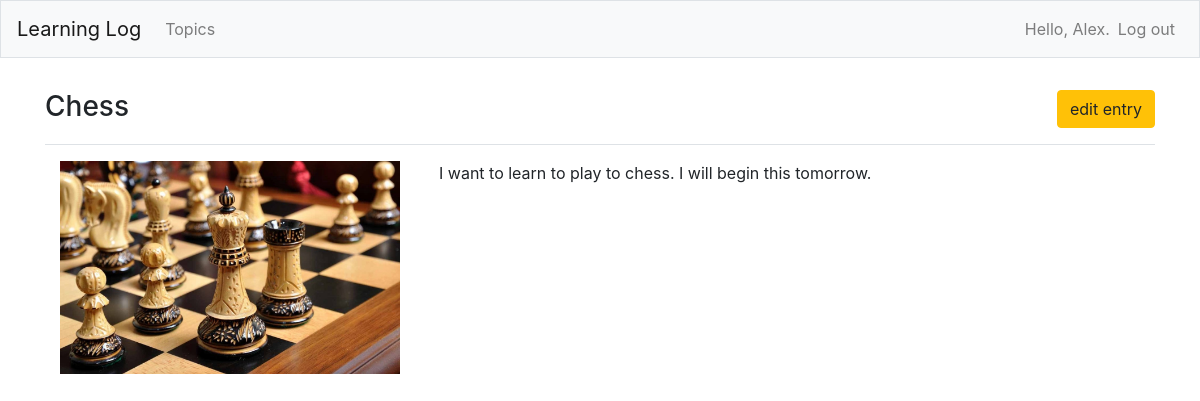
The page /read_entry/1/ (signed in) on the database its author committed.
### learning_logs/models.py (models this page shows, shortened)
class Entry(models.Model):
    topic = models.ForeignKey(Topic, on_delete=models.CASCADE, verbose_name="Topic")
    image = models.ImageField("Image", upload_to="images_entries/", default='default.png')
    text = models.TextField(verbose_name="Content")
    date_added = models.DateTimeField(auto_now_add=True, verbose_name="Date")
    class Meta:
        verbose_name_plural = 'entries'

class Topic(models.Model):
    text = models.CharField("Title", max_length=200)
    image = models.ImageField("Image", upload_to="images_topics/", default='default.png')
    date_added = models.DateTimeField(auto_now_add=True, verbose_name="Date")
    owner = models.ForeignKey(User, on_delete=models.CASCADE, verbose_name="User")
    def __str__(self):
        return self.text

### learning_logs/views.py (the view)
# urls.py: path('read_entry/<int:entry_id>/', views.read_entry, name='read_entry'),
@login_required
def read_entry(request, entry_id):
    entry = Entry.objects.get(id=entry_id)
    context = {'entry': entry}
    return render(request, 'learning_logs/entry.html', context)

### learning_logs/templates/learning_logs/entry.html
{% extends 'learning_logs/base.html' %}
{% block page_header %}
    <div class="d-flex justify-content-between align-content-center">
        <h3>{{ entry.topic }}</h3>
        <h3>
            <a href="{% url 'learning_logs:edit_entry' entry.id %}"
                           class="btn btn-warning">edit entry</a>
        </h3>
    </div>
{% endblock page_header %}
{% block content %}
        <p>
            <img src="{{ entry.image.url }}" width="300" class="float-left mr-4 mb-4 col-md-4">
            {{ entry.text|linebreaks }}
        </p>
{% endblock content %}

### learning_logs/templates/learning_logs/base.html (shortened to what this page needs)
{% load bootstrap4 %}
{% load static %}
<html>
<head>
    {% bootstrap_css %}
    <link rel="stylesheet" type="text/css" href="{% static 'learning_logs/css/base.css' %}">
    <link rel="stylesheet" type="text/css" href="{% static 'learning_logs/css/jquery.fancybox.min.css' %}">
    <link rel="stylesheet" href="https://stackpath.bootstrapcdn.com/font-awesome/4.7.0/css/font-awesome.min.css"
>
</head>
<body>
    <nav class="navbar navbar-expand-md navbar-light bg-light mb-4 border">
        <a class="navbar-brand" href="{% url 'learning_logs:index'%}">Learning Log</a>
        <div class="collapse navbar-collapse" id="navbarCollapse">
            <ul class="navbar-nav mr-auto">
                <li class="nav-item">
                    <a class="nav-link" href="{% url 'learning_logs:topics' %}">Topics</a>
                </li>
            </ul>
            <ul class="navbar-nav ml-auto">
                {% if user.is_authenticated %}
                    <li class="nav-item">
                        <span class="navbar-text">Hello, {{ user.username }}.</span>
                    </li>
                    <li class="nav-item">
                        <a class="nav-link" href="{% url 'users:logout' %}">Log out</a>
                    </li>
                {% endif %}
            </ul>
        </div>
    </nav>
    <main role="main" class="container">
        <div class="pb-2 pt-2 mb-2 border-bottom">
            {% block page_header %}{% endblock page_header %}
        </div>
        <div>
            {% block content %}{% endblock content %}
        </div>
    </main>
</body>
</html>

### rows shown on the page
Entry: topic "Chess", image (picture), text "I want to learn to play to chess. I will begin this tomorrow."

### other values the page prints
{{ user.username }} "Alex"
